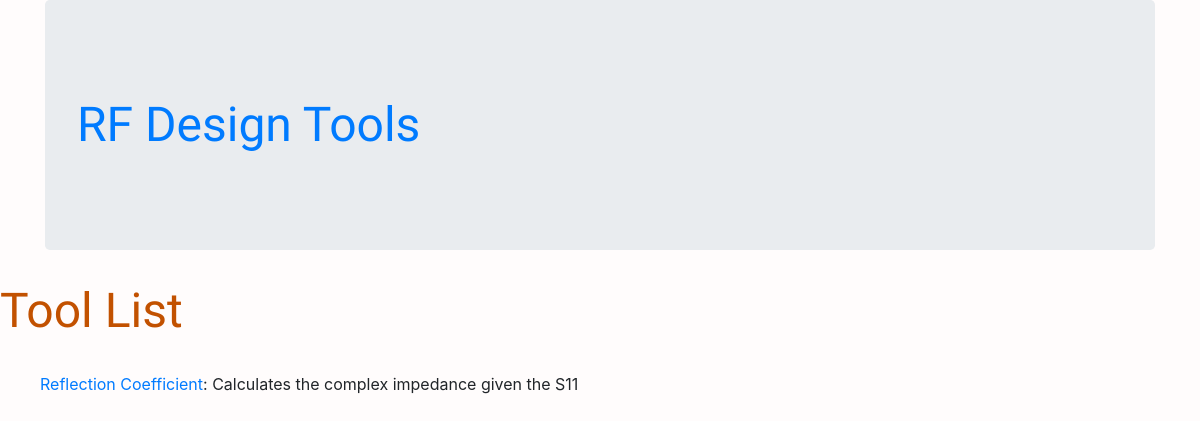
Page /catalog/ on the earlier database version.
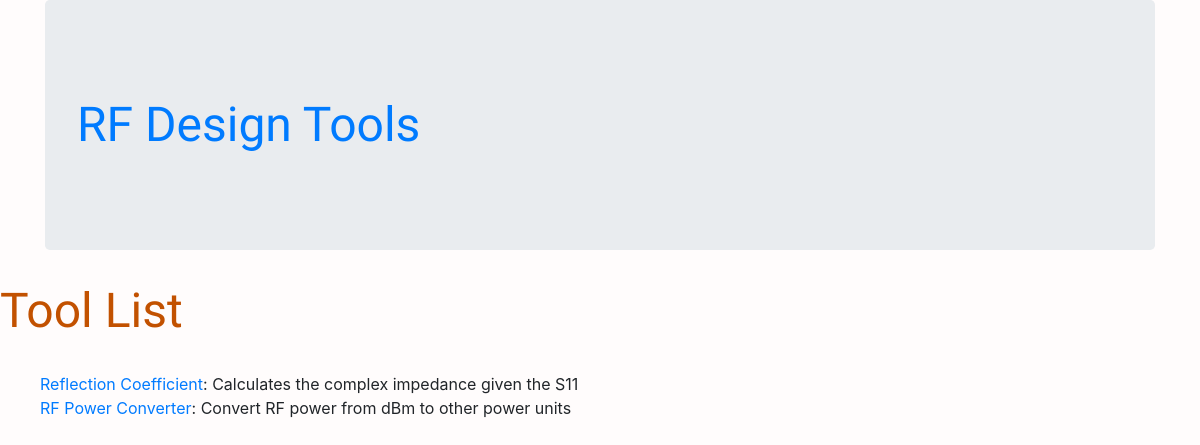
Same page on the later database version.
### catalog/models.py (models this page shows, shortened)
class Tool(models.Model):
    title = models.CharField(max_length=50, help_text='Tool name')
    description = models.TextField(max_length=100, help_text='Tool description')
    html_file  =models.CharField(max_length=50, help_text='html')

### catalog/views.py (the view)
# urls.py: path('', views.ToolListView.as_view(), name='tools'),
class ToolListView(generic.ListView):
    model = Tool

### catalog/templates/catalog/tool_list.html
{% extends "base_generic.html" %}
{% block content %}
    <h1 class="page-title">Tool List</h1>
    {% if tool_list %}
    <ul>
      {% for tool in tool_list %}
      <li>
        <a href="{{ tool.html_file }}">{{ tool.title }}</a>: {{tool.description}}
      </li>
      {% endfor %}
    </ul>
    {% else %}
      <p>There's no tools!</p>
    {% endif %}
{% endblock %}

### catalog/templates/base_generic.html (shortened to what this page needs)
<!DOCTYPE html>
<html lang="en">
<head>
  <link rel="stylesheet" href="https://cdn.jsdelivr.net/npm/bootstrap@4.5.3/dist/css/bootstrap.min.css">
  {% load static %}
  <link rel="stylesheet" href="{% static 'css/styles.css' %}">
</head>
<body>
    <div class="container">
        <div class="jumbotron">
            <h1 class="page-title"><a href='/'>RF Design Tools</a></h1>
        </div>
    </div>
    {% block content %}{% endblock %}
</body>
</html>

### catalog/static/css/styles.css (style rules this page uses)
h1.page-title { display: block; font-size: 3em; margin-top: 0.67em; margin-bottom: 0.67em; margin-left: 0; margin-right: 0; color: #C25100; font-family: 'Lobster'; }
body { background-color: #fffcfc; overflow-x: hidden; }
ul { list-style-type: none; }

Differences in the rows shown:
added Tool: title "RF Power Converter", description "Convert RF power from dBm to other power units"
